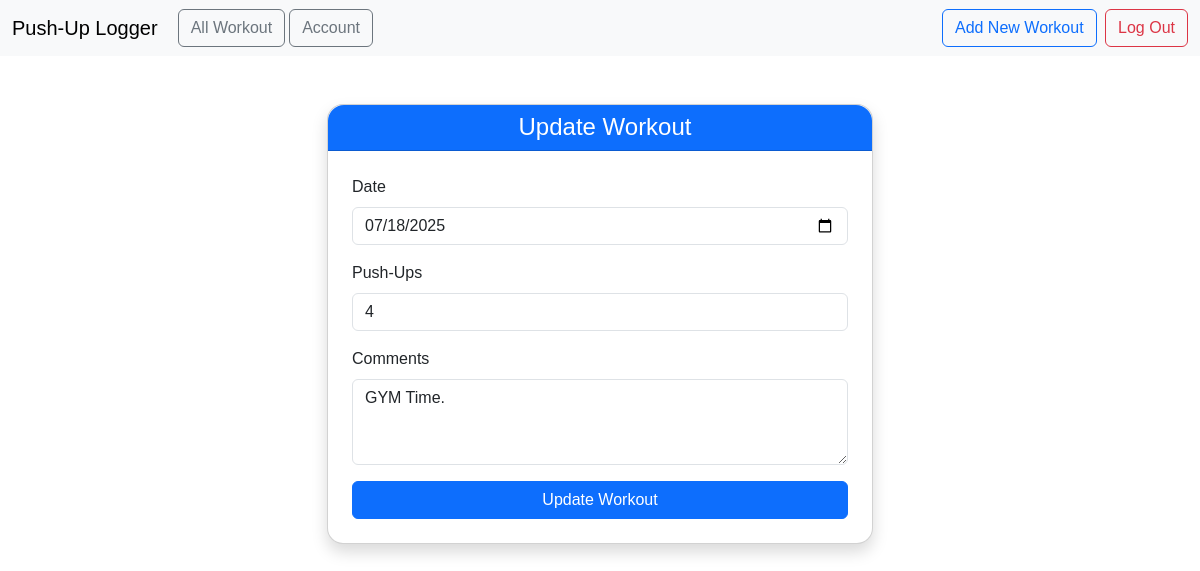
The app's page /workout/update/1 (signed in), older data.
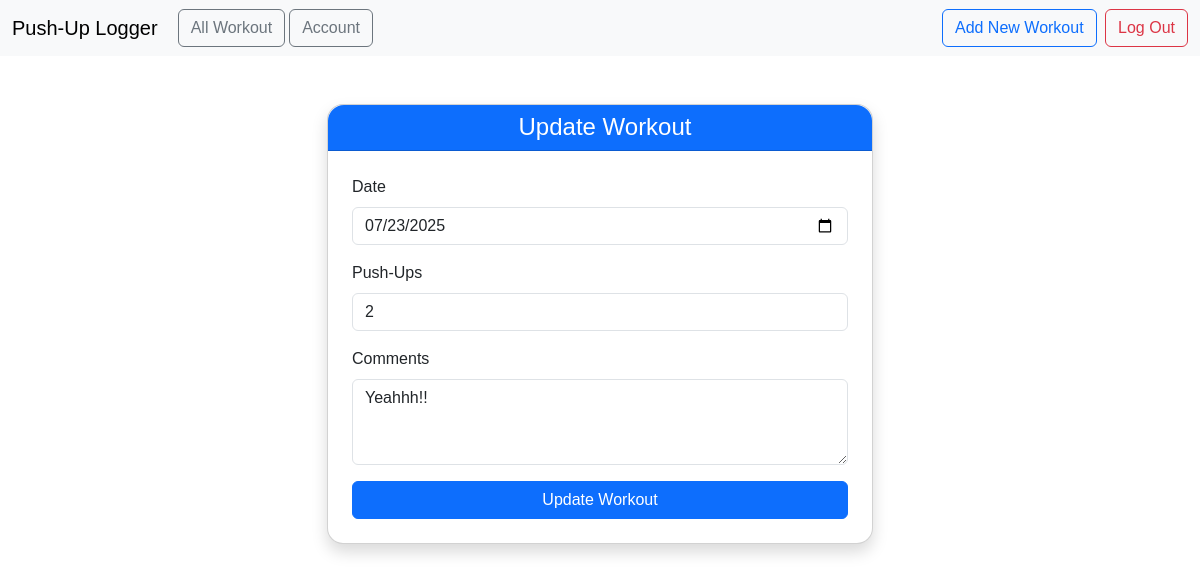
The same page, newer data.
### app/models.py (models this page shows)
class Workout(db.Model):
  id = db.Column(db.Integer, primary_key=True)
  user_id = db.Column(db.Integer, db.ForeignKey('user.id'), nullable=False)
  date = db.Column(db.DateTime, nullable=False)
  pushups = db.Column(db.Integer, nullable=False)
  comments = db.Column(db.String(200), nullable=True)
  user = db.relationship('User', backref=db.backref('workouts', lazy=True))

### app/main.py (the view)
@main.route('/workout/update/<int:workout_id>')
@login_required
def update_workout(workout_id):
  workout = Workout.query.get_or_404(workout_id)
  return render_template('update_workout.html', workout=workout)

### app/__init__.py (called while the page is built)
def create_app():
  app = Flask(__name__)
  app.config['SECRET_KEY'] = 'secret-key-goes-here'
  app.config['SQLALCHEMY_DATABASE_URI'] = 'sqlite:///sqlite.db'
  db.init_app(app)
  login_manager = LoginManager()
  login_manager.init_app(app)
  login_manager.login_view = 'auth.login'
  from app.models import User
  @login_manager.user_loader
  def load_user(user_id):
    return User.query.get(int(user_id))
  from .main import main as main_blueprint
  from .auth import auth as auth_blueprint
  app.register_blueprint(main_blueprint)
  app.register_blueprint(auth_blueprint)
  with app.app_context():
    db.create_all()  # Create database tables
  return app

### app/templates/update_workout.html (shortened to what this page needs)
{% extends 'base.html' %}
{% block head %}
{{ super() }}
<link rel="stylesheet" href="{{ url_for('static', filename='extended_beauty.css') }}">
{% endblock %}
{% block content %}
<div class="container mt-5">
  <div class="row justify-content-center">
    <div class="col-md-6">
      <div class="card shadow rounded-4">
        <div class="card-header bg-primary text-white text-center rounded-top-4">
          <h4 class="mb-0">Update Workout</h4>
        </div>
        <div class="card-body p-4">
          <form method="POST" action="{{ url_for('main.update_workout_post', workout_id=workout.id) }}">
            <div class="mb-3">
              <label for="date" class="form-label">Date</label>
              <input type="date" class="form-control" id="date" name="date"
                value="{{ workout.date.strftime('%Y-%m-%d') }}" required>
            </div>
            <div class="mb-3">
              <label for="pushups" class="form-label">Push-Ups</label>
              <input type="number" class="form-control" id="pushups" name="pushups" required min="1"
                value="{{ workout.pushups }}">
            </div>
            <div class="mb-3">
              <label for="comments" class="form-label">Comments</label>
              <textarea class="form-control" id="comments" name="comments" rows="3"
                placeholder="Any notes or observations...">{{ workout.comments }}</textarea>
            </div>
            <div class="d-grid">
              <button type="submit" class="btn btn-primary">Update Workout</button>
            </div>
          </form>
        </div>
      </div>
    </div>
  </div>
</div>
{% endblock %}

Row changes from the older to the newer data that the page shows:
changed Workout: date "07/18/2025" → "07/23/2025"; pushups "4" → "2"; comments "GYM Time." → "Yeahhh!!"
